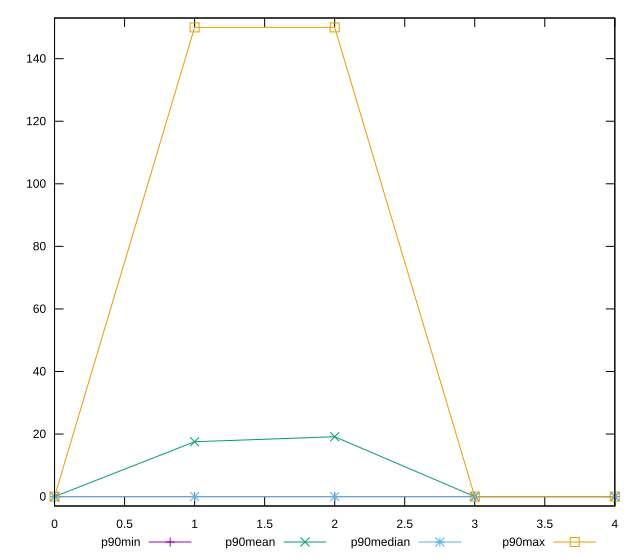

Source code (gnuplot):
reset

$p90Min <<EOF
0 0
1 0
2 0
3 0
4 0
EOF

$p90Mean <<EOF
0 0
1 17.5531914893617
2 19.148936170212767
3 0
4 0
EOF

$p90Median <<EOF
0 0
1 0
2 0
3 0
4 0
EOF

$p90Max <<EOF
0 0
1 150
2 150
3 0
4 0
EOF

set key outside below
set xrange [0:4]
set yrange [-3:153]
set trange [-3:153]
set terminal svg size 640, 560 enhanced background rgb 'white'
set output "report_00018_2021-02-10T15-25-16.877Z/unminified-javascript/progression/value.svg"

plot $p90Min title "p90min" with linespoints, \
     $p90Mean title "p90mean" with linespoints, \
     $p90Median title "p90median" with linespoints, \
     $p90Max title "p90max" with linespoints

reset
